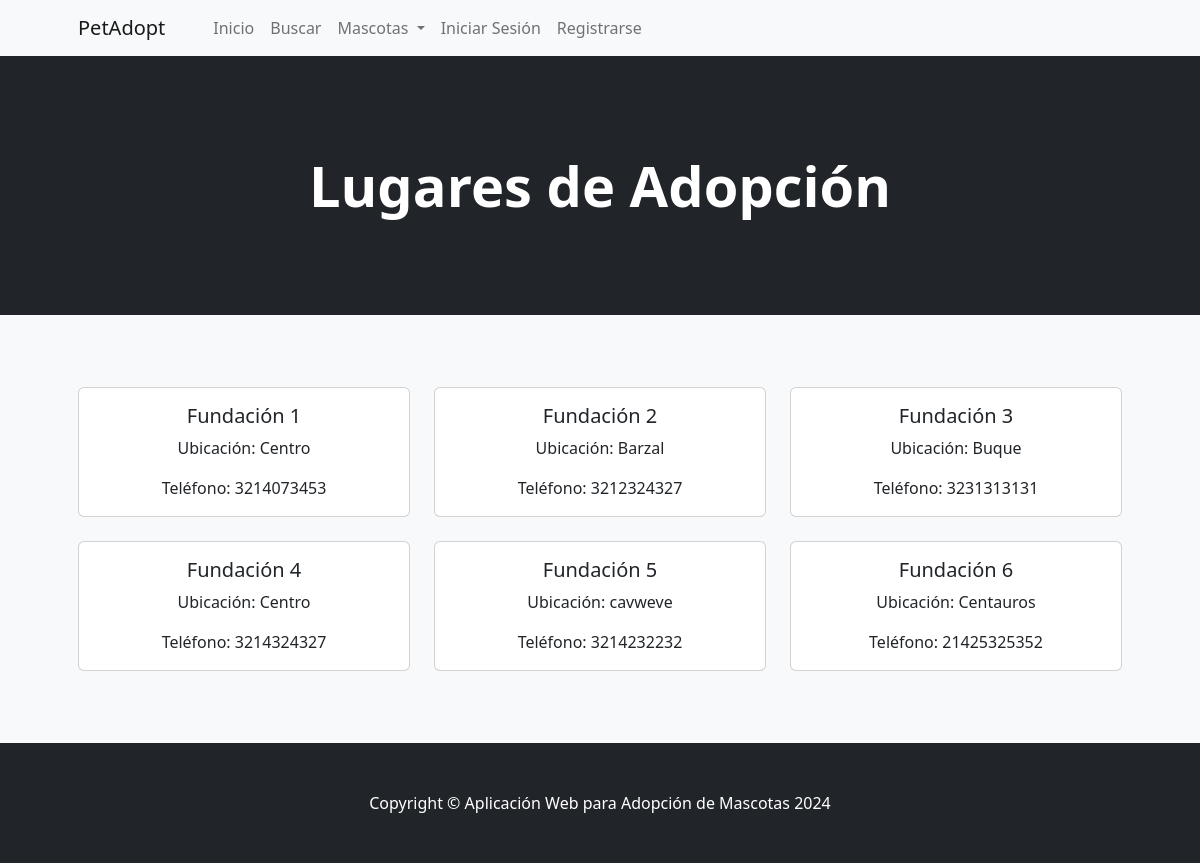
The app's page /lista_lugares/, older data.
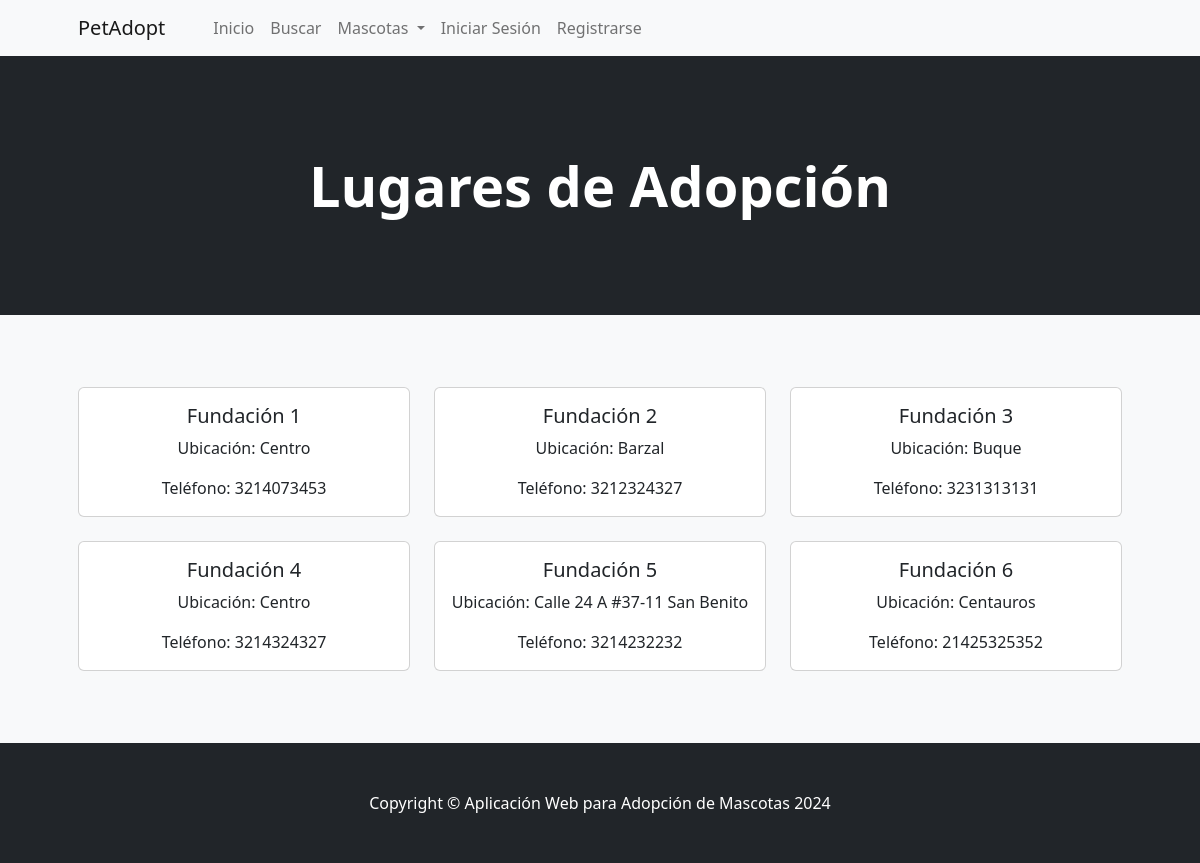
The same page, newer data.
### pag/models.py (models this page shows, shortened)
class LugarAdopcion(models.Model):
    name = models.CharField(max_length=100)
    ubicacion = models.CharField(max_length=200)
    telefono = models.CharField(max_length=20)
    class Meta:
        verbose_name_plural = 'Lugares de Adopcion'

### pag/views.py (the view)
# urls.py: path('lista_lugares/', views.lista_lugares, name='lista_lugares'),
def lista_lugares(request):
    lugares_adopcion = LugarAdopcion.objects.all()
    return render(request, 'lista_lugares.html', {'lugares_adopcion': lugares_adopcion})

### pag/templates/lista_lugares.html (shortened to what this page needs)
{% extends 'base.html' %}
{% block content%}
    <header class="bg-dark py-5">
        <div class="container px-4 px-lg-5 my-5">
            <div class="text-center text-white">
                <h1 class="display-4 fw-bolder">Lugares de Adopción</h1>
            </div>
        </div>
    </header>
    <section class="py-5 bg-light">
        <div class="container px-4 px-lg-5">
            <div class="row mt-4">
                {% for lugar in lugares_adopcion %}
                    <div class="col-md-4 mb-4">
                        <div class="card">
                            <div class="card-body text-center">
                                <h5 class="card-title">{{ lugar.name }}</h5>
                                <p class="card-text">Ubicación: {{ lugar.ubicacion }}</p>
                                <p class="card-text">Teléfono: {{ lugar.telefono }}</p>
                            </div>
                        </div>
                    </div>
                {% empty %}
                    <p class="text-center">No hay lugares de adopción registrados aún.</p>
                {% endfor %}
            </div>
        </div>
    </section>
{% endblock %}

Row changes from the older to the newer data that the page shows:
changed LugarAdopcion "Fundación 5": ubicacion "cavweve" → "Calle 24 A #37-11 San Benito"
